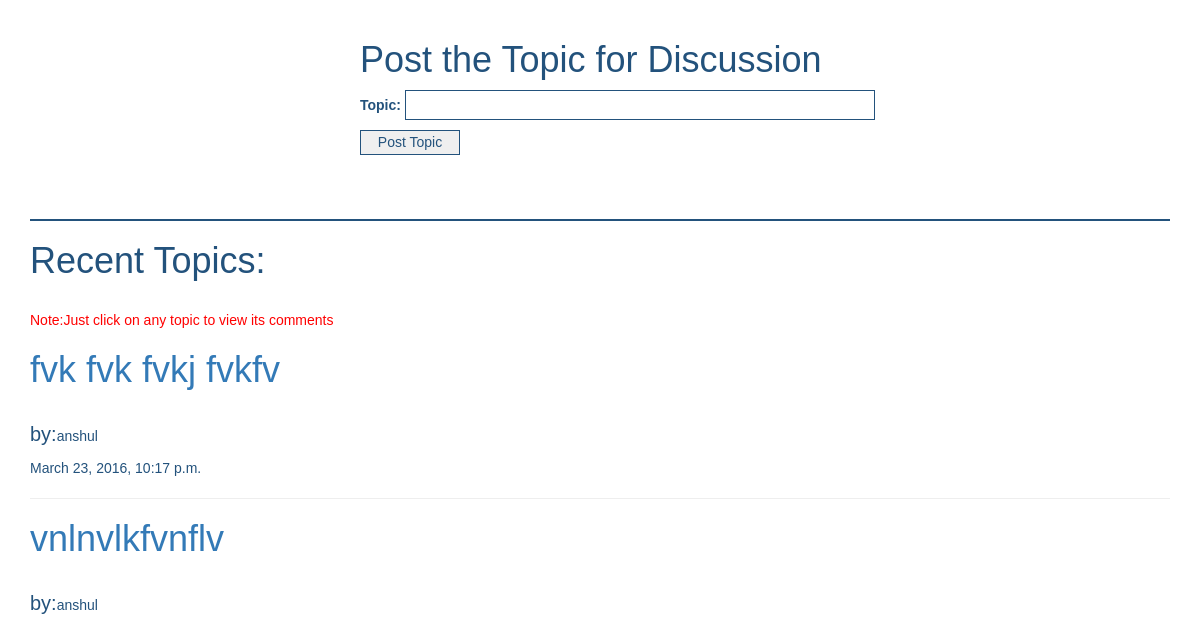
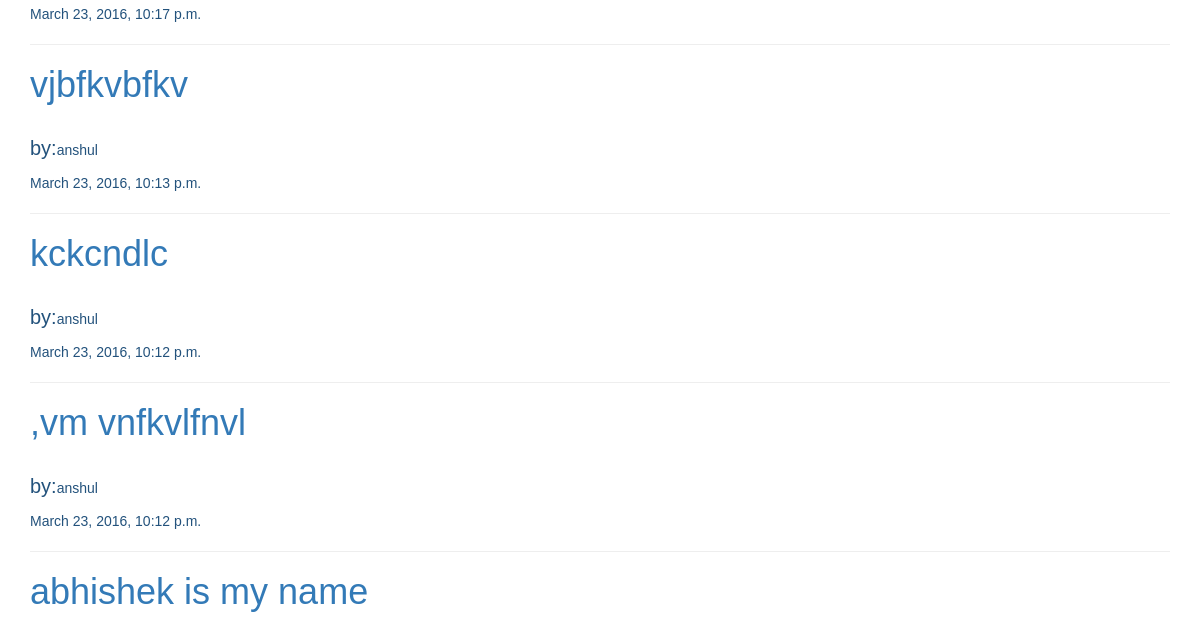
/postTopic/ (signed in, upper part), run on an earlier commit of the app's database (2 pictures, top to bottom).
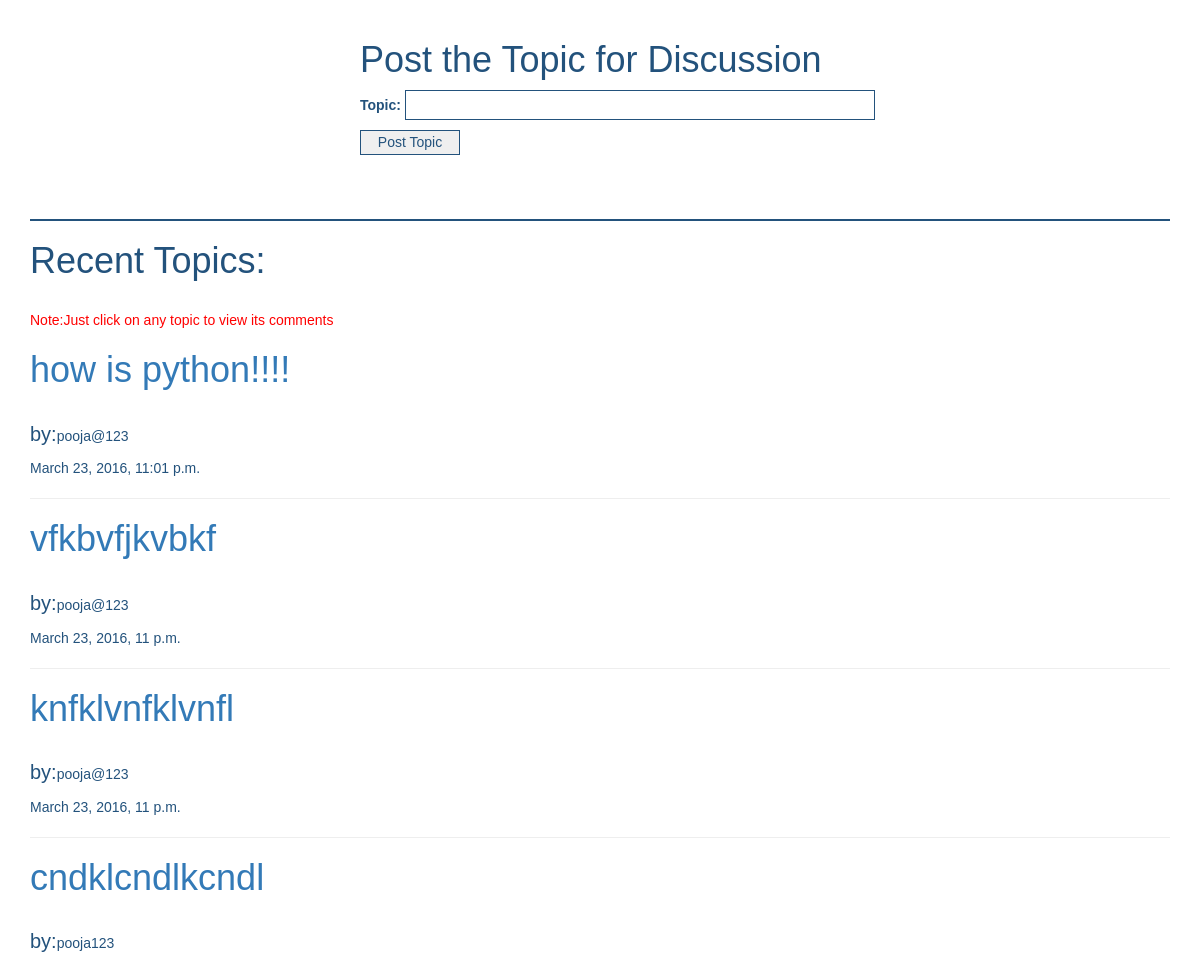
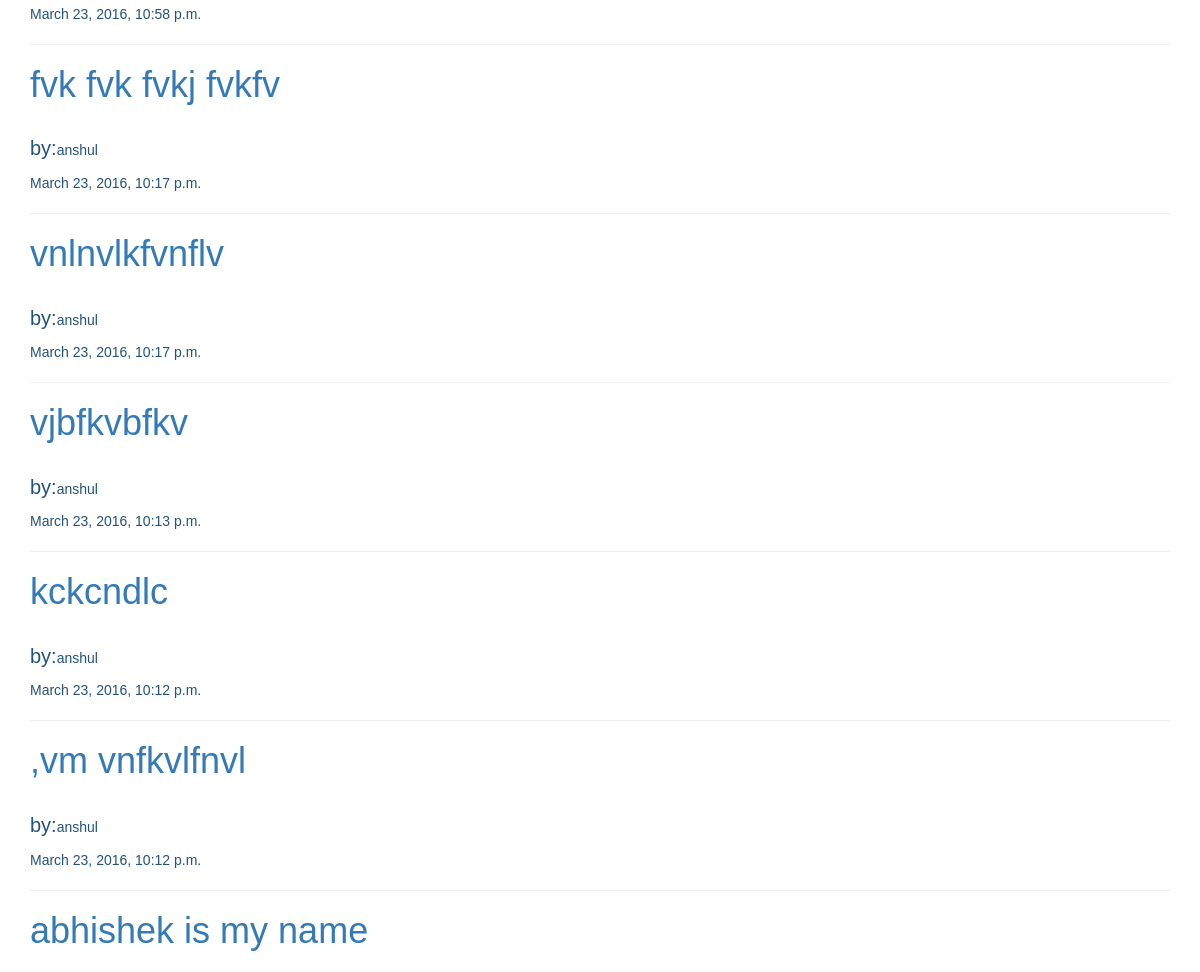
And on a later commit of the database (2 pictures, top to bottom).
### app/models.py (models this page shows)
class DiscussionTopic(models.Model):
    user = models.ForeignKey('UserInfo')     #user of the post just linking both the tables together
    topicText = models.TextField(max_length = 1000)
    timeStamp = models.DateTimeField()

class UserInfo(models.Model):
    fname = models.CharField(max_length = 200)
    lname = models.CharField(max_length = 200)
    username = models.CharField(max_length = 200,unique = True)
    password = models.CharField(max_length = 10)

### app/views.py (the view)
    def wrapper(request,*args,**kwargs):
        if 'uid' not in request.session.keys():
            return redirect('login')
        return func(request,*args,**kwargs)

### app/forms.py
class PostTopic(forms.ModelForm):
    topicText = forms.CharField(label = 'Topic')
    class Meta:
        model = DiscussionTopic
        fields = ('topicText',)

### app/views.py (called while the page is built)
def login_required(func):
    def wrapper(request,*args,**kwargs):
        if 'uid' not in request.session.keys():
            return redirect('login')
        return func(request,*args,**kwargs)
    return wrapper

@login_required
def postTopic(request):
    if request.method == 'POST':
        form = PostTopic(request.POST)
        if form.is_valid():
            post = form.save(commit = False)
            user = UserInfo.objects.get(username = request.session['username'])
            post.user = user
            post.topicText = request.POST['topicText']
            post.timeStamp = datetime.datetime.now() #change the time according to country
            post.save()
            return redirect('postTopic')
    else:
        form  = PostTopic()
        topics = DiscussionTopic.objects.all().order_by('-timeStamp');
    return render(request,'postTopic.html',{'form':form,'topics':topics})

### app/templates/postTopic.html
{% extends 'base.html' %}
{% block content %}
    <div class='postTopicSec'>
    <h1>Post the Topic for Discussion</h1>
    <form method = 'POST' class='postTopicForm'>{% csrf_token %}
        {{ form.as_p }}
    <input type='submit' id='subTopic' name='sub' value='Post Topic' />
    </form>
    </div>
    <h1>Recent Topics:</h1><br/>
    <p style='color:red'>Note:Just click on any topic to view its comments</p>
    {% for topic in topics %}
        <h1><a href = "/topicDetails/{{ topic.id }}">{{ topic.topicText }}</a></h1><br/>
        <p><span id='byClass'>by:</span>{{ topic.user.username }}</p>
        {{ topic.timeStamp }}
        <hr/>
    {% endfor %}
{% endblock %}

What changed in the data, as far as the page shows it:
added DiscussionTopic: topicText "how is python!!!!", user.username "pooja@123", timeStamp "March 23, 2016, 11:01 p.m."
added DiscussionTopic: topicText "vfkbvfjkvbkf", user.username "pooja@123", timeStamp "March 23, 2016, 11 p.m."
added DiscussionTopic: topicText "knfklvnfklvnfl", user.username "pooja@123", timeStamp "March 23, 2016, 11 p.m."
added DiscussionTopic: topicText "cndklcndlkcndl", user.username "pooja123", timeStamp "March 23, 2016, 10:58 p.m."
